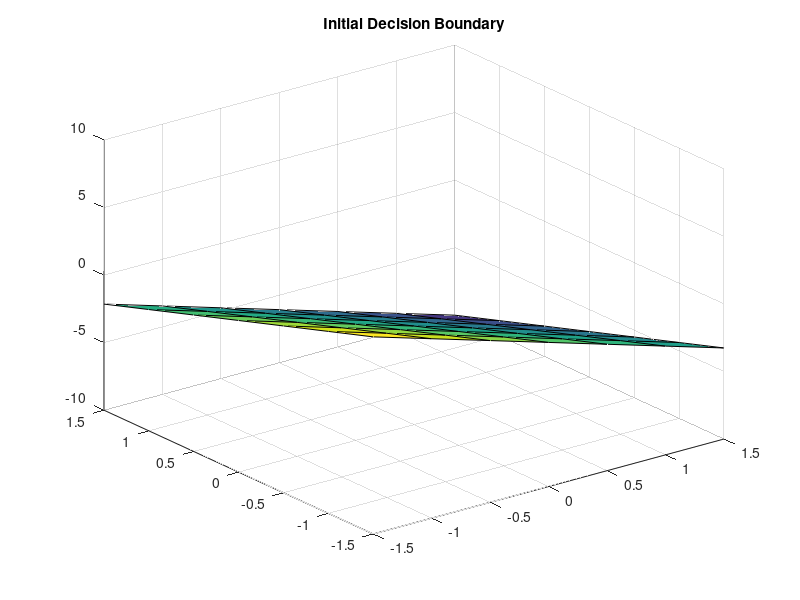

Write the MATLAB code that produced this figure. (Note: this script raises an error after producing the figure.)
%% PRACTICE 14.9. Linear Classification in three dimensions

clc; close all; clear all
% Data:
x = [0   -0.3 -0.4  0.3 0.3 0.4 0.2 0.3 0.8; ...
    -0.4 -0.2  1.3 -1.3 0.5 0.3 0.5 0.2 0.4;
    -0.4 -0.2  1.3 -1.3 0.5 0.3 0.5 0.2 0.4];
t = [0 0 0 0 1 1 1 1 1]; % desired outputs
w = rand(1,3); % randomly generated weights
b = rand;      % randomly generated bias
% Plot the 3D points:
plot3(x(1,1:4), x(2,1:4), x(3,1:4), '*'); hold on
plot3(x(1,5:9), x(2,5:9), x(3,5:9), '+'); hold on
axis([-1.5 1.5 -1.5 1.5 -1.5 1.5]); hold 
[X,Y] = meshgrid(-1.5:0.5:1.5);
Z = (-b - w(1)*X - w(2)*Y) ./ w(3);
surf(X,Y,Z); hold
title('Initial Decision Boundary')
% Create VideoWriter object
video_evolution = VideoWriter('DecisionBoundary3D');
video_evolution.FrameRate = 1;
open(video_evolution);
figure
% Try 30 epochs (iterations) to check convergence
for j = 1:30
    y = step_unit (w*x + b);
    if all(t == y)
        break
    end
    w = w + (t - y)*x';
    b = b + (t - y)*ones(length(x),1);
    plot3(x(1,1:4), x(2,1:4), x(3,1:4), '*'); hold on
    plot3(x(1,5:9), x(2,5:9), x(3,5:9), '+'); hold on
    axis([-1.5 1.5 -1.5 1.5 -1.5 1.5]); hold on
    [X,Y] = meshgrid(-1.5:0.5:1.5);
    Z = (-b - w(1)*X - w(2)*Y) ./ w(3);
    surf(X,Y,Z); hold
    title('Decision Boundary Evolution')
    M = getframe(gcf);
    writeVideo(video_evolution, M);
end
if j == 40
    fprintf('Solution not found.\n')
else
    fprintf('Solution found in %i epochs.\n', j)
end
y = step_unit(w*x + b);
close(video_evolution)
